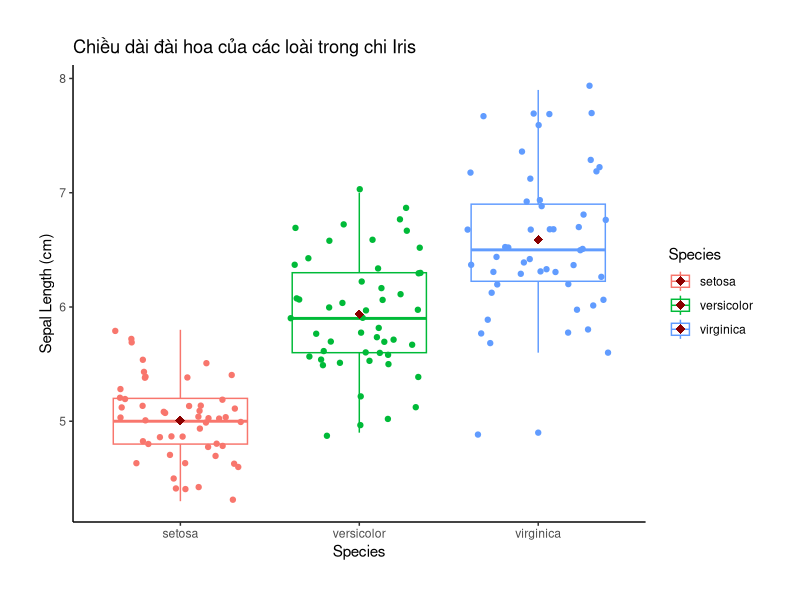
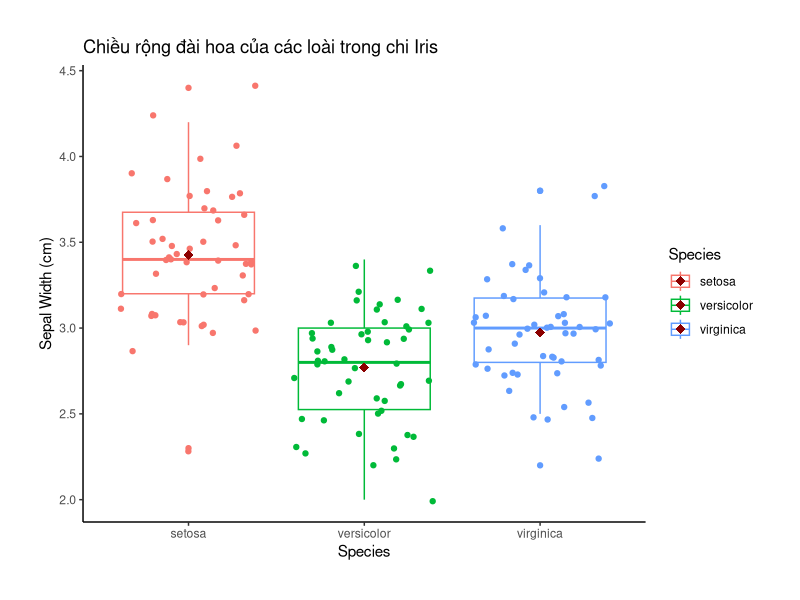
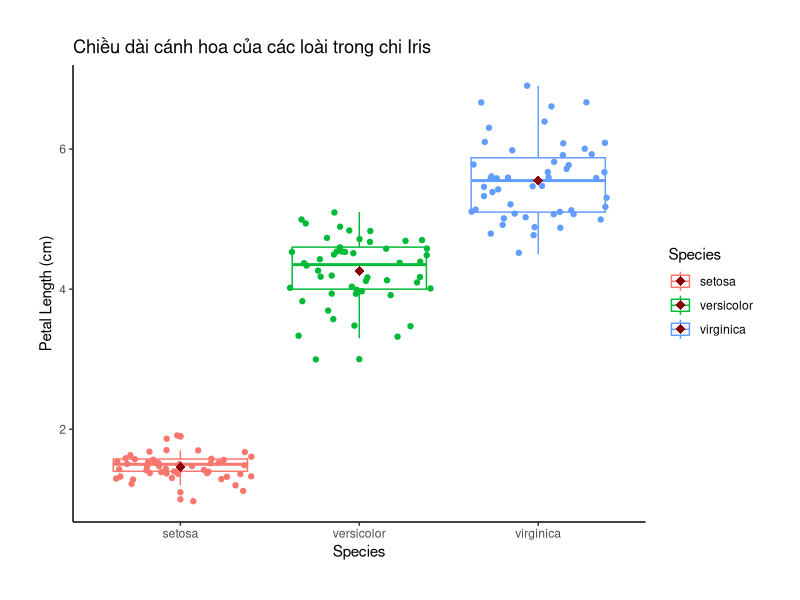
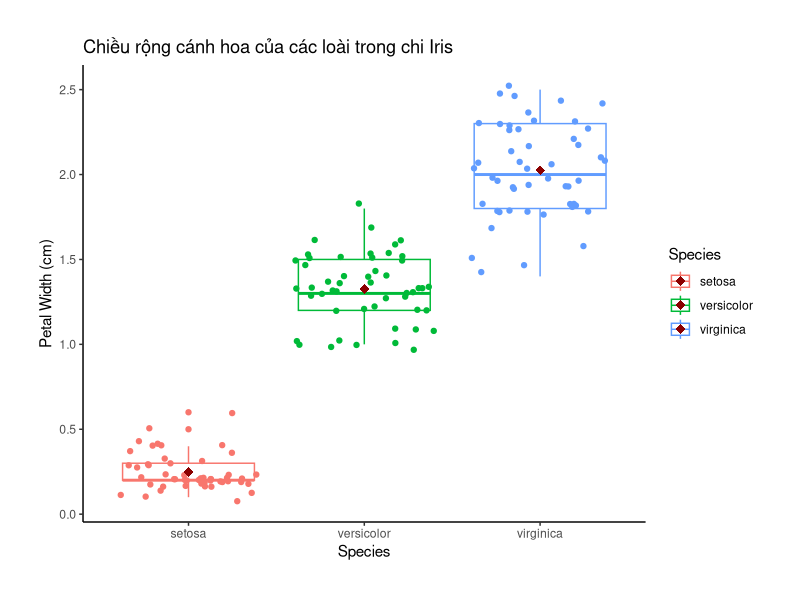
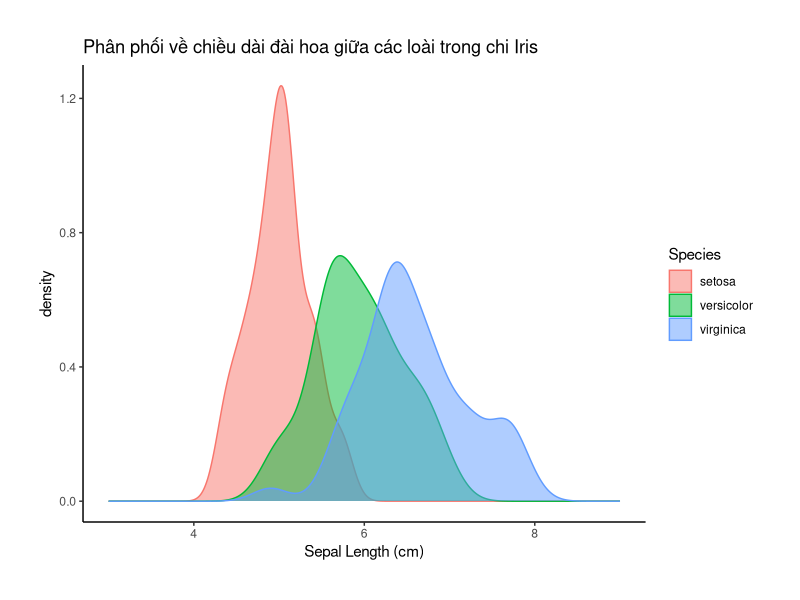
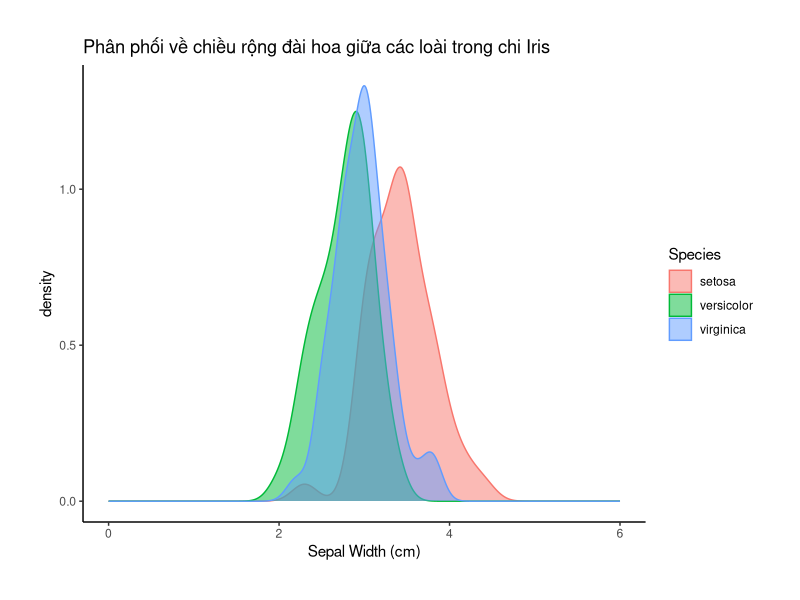
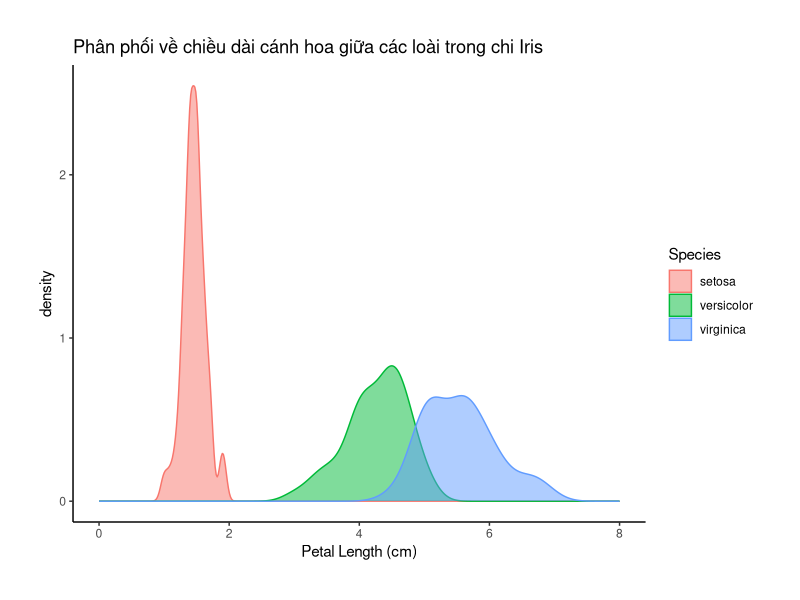
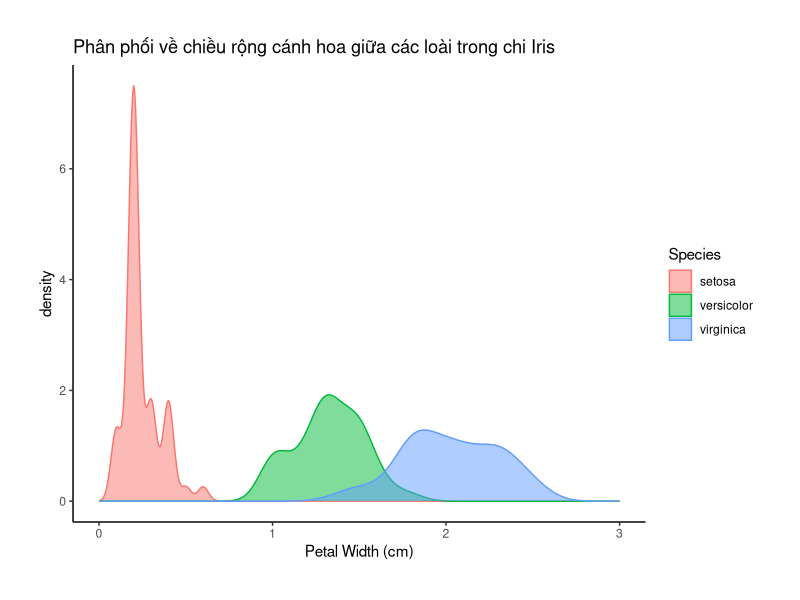

R code for these plots, in order:
## ---- chunk 1
print(iris) # in full dataset
## ---- chunk 2
options(width = 200) # lệnh này giúp điều chỉnh độ rộng khi in kết quả ở dạng HTML 

dim(iris) # kiểm tra số hàng và số cột

str(iris) # xem cấu trúc dataset

summary(iris) # tóm tắt sơ bộ các biến trong dataset

sapply(iris, class) # kiểm tra class trong từng cột dataset
## ---- chunk 3
library(ggplot2)
ggplot(data = iris, aes(x = Species, y = Sepal.Length, color = Species)) +
  geom_boxplot() +
  geom_jitter() +
  scale_x_discrete(name = "Species") +
  scale_y_continuous(name = "Sepal Length (cm)") +
  labs(title = "Chiều dài đài hoa của các loài trong chi Iris") +
  stat_summary(fun = mean, colour = "darkred", geom = "point", shape = 18, size = 3, show.legend = TRUE) +
  theme_classic() +
  theme(plot.margin = margin(t = 1, r = 1, b = 1, l = 1, "cm"))
## ---- chunk 4
library(ggplot2)
ggplot(data = iris, aes(x = Species, y = Sepal.Width, color = Species)) +
  geom_boxplot() +
  geom_jitter() +
  scale_x_discrete(name = "Species") +
  scale_y_continuous(name = "Sepal Width (cm)") +
  labs(title = "Chiều rộng đài hoa của các loài trong chi Iris") +
  stat_summary(fun = mean, colour = "darkred", geom = "point", shape = 18, size = 3, show.legend = TRUE) +
  theme_classic() +
  theme(plot.margin = margin(t = 1, r = 1, b = 1, l = 1, "cm"))
## ---- chunk 5
library(ggplot2)
ggplot(data = iris, aes(x = Species, y = Petal.Length, color = Species)) +
  geom_boxplot() +
  geom_jitter() +
  scale_x_discrete(name = "Species") +
  scale_y_continuous(name = "Petal Length (cm)") +
  labs(title = "Chiều dài cánh hoa của các loài trong chi Iris") +
  stat_summary(fun = mean, colour = "darkred", geom = "point", shape = 18, size = 3, show.legend = TRUE) +
  theme_classic() +
  theme(plot.margin = margin(t = 1, r = 1, b = 1, l = 1, "cm"))
## ---- chunk 6
library(ggplot2)
ggplot(data = iris, aes(x = Species, y = Petal.Width, color = Species)) +
  geom_boxplot() +
  geom_jitter() +
  scale_x_discrete(name = "Species") +
  scale_y_continuous(name = "Petal Width (cm)") +
  labs(title = "Chiều rộng cánh hoa của các loài trong chi Iris") +
  stat_summary(fun = mean, colour = "darkred", geom = "point", shape = 18, size = 3, show.legend = TRUE) +
  theme_classic() +
  theme(plot.margin = margin(t = 1, r = 1, b = 1, l = 1, "cm"))
## ---- chunk 7
library(ggplot2)
ggplot(data = iris, aes(x = Sepal.Length, color = Species, fill = Species)) +
  geom_density(alpha = 0.5) +
  scale_x_continuous(limits = c(3, 9), name = "Sepal Length (cm)") +
  labs(title = "Phân phối về chiều dài đài hoa giữa các loài trong chi Iris") +
  theme_classic() +
  theme(plot.margin = margin(t = 1, r = 1, b = 1, l = 1, "cm"))
## ---- chunk 8
library(ggplot2)
ggplot(data = iris, aes(x = Sepal.Width, color = Species, fill = Species)) +
  geom_density(alpha = 0.5) +
  scale_x_continuous(limits = c(0, 6), name = "Sepal Width (cm)") +
  labs(title = "Phân phối về chiều rộng đài hoa giữa các loài trong chi Iris") +
  theme_classic() +
  theme(plot.margin = margin(t = 1, r = 1, b = 1, l = 1, "cm"))
## ---- chunk 9
library(ggplot2)
ggplot(data = iris, aes(x = Petal.Length, color = Species, fill = Species)) +
  geom_density(alpha = 0.5) +
  scale_x_continuous(limits = c(0, 8), name = "Petal Length (cm)") +
  labs(title = "Phân phối về chiều dài cánh hoa giữa các loài trong chi Iris") +
  theme_classic() +
  theme(plot.margin = margin(t = 1, r = 1, b = 1, l = 1, "cm"))
## ---- chunk 10
library(ggplot2)
ggplot(data = iris, aes(x = Petal.Width, color = Species, fill = Species)) +
  geom_density(alpha = 0.5) +
  scale_x_continuous(limits = c(0, 3), name = "Petal Width (cm)") +
  labs(title = "Phân phối về chiều rộng cánh hoa giữa các loài trong chi Iris") +
  theme_classic() +
  theme(plot.margin = margin(t = 1, r = 1, b = 1, l = 1, "cm"))
